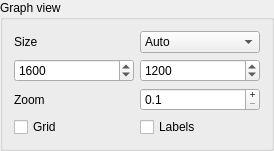
         <widget class="QGroupBox" name="groupBox_view">
          <property name="title">
           <string>Graph view</string>
          </property>
          <layout class="QGridLayout" name="gridLayout_13">
           <item row="0" column="0">
            <widget class="QLabel" name="label_size">
             <property name="minimumSize">
              <size>
               <width>100</width>
               <height>0</height>
              </size>
             </property>
             <property name="text">
              <string>Size</string>
             </property>
            </widget>
           </item>
           <item row="0" column="1">
            <widget class="QComboBox" name="comboBox_size">
             <property name="sizePolicy">
              <sizepolicy hsizetype="Fixed" vsizetype="Fixed">
               <horstretch>0</horstretch>
               <verstretch>0</verstretch>
              </sizepolicy>
             </property>
             <property name="minimumSize">
              <size>
               <width>120</width>
               <height>0</height>
              </size>
             </property>
             <property name="maximumSize">
              <size>
               <width>120</width>
               <height>16777215</height>
              </size>
             </property>
             <property name="currentIndex">
              <number>0</number>
             </property>
             <item>
              <property name="text">
               <string>Auto</string>
              </property>
             </item>
             <item>
              <property name="text">
               <string>360×270</string>
              </property>
             </item>
             <item>
              <property name="text">
               <string>480×360</string>
              </property>
             </item>
             <item>
              <property name="text">
               <string>640×480</string>
              </property>
             </item>
             <item>
              <property name="text">
               <string>800×600</string>
              </property>
             </item>
             <item>
              <property name="text">
               <string>1024×768</string>
              </property>
             </item>
             <item>
              <property name="text">
               <string>Custom</string>
              </property>
             </item>
            </widget>
           </item>
           <item row="1" column="0">
            <widget class="QSpinBox" name="spinBox_width">
             <property name="sizePolicy">
              <sizepolicy hsizetype="Fixed" vsizetype="Fixed">
               <horstretch>0</horstretch>
               <verstretch>0</verstretch>
              </sizepolicy>
             </property>
             <property name="minimumSize">
              <size>
               <width>120</width>
               <height>0</height>
              </size>
             </property>
             <property name="accelerated">
              <bool>true</bool>
             </property>
             <property name="minimum">
              <number>1</number>
             </property>
             <property name="maximum">
              <number>10000</number>
             </property>
             <property name="value">
              <number>1600</number>
             </property>
            </widget>
           </item>
           <item row="1" column="1">
            <widget class="QSpinBox" name="spinBox_height">
             <property name="sizePolicy">
              <sizepolicy hsizetype="Fixed" vsizetype="Fixed">
               <horstretch>0</horstretch>
               <verstretch>0</verstretch>
              </sizepolicy>
             </property>
             <property name="minimumSize">
              <size>
               <width>120</width>
               <height>0</height>
              </size>
             </property>
             <property name="accelerated">
              <bool>true</bool>
             </property>
             <property name="minimum">
              <number>1</number>
             </property>
             <property name="maximum">
              <number>10000</number>
             </property>
             <property name="value">
              <number>1200</number>
             </property>
            </widget>
           </item>
           <item row="2" column="0">
            <widget class="QLabel" name="label_zoom">
             <property name="minimumSize">
              <size>
               <width>100</width>
               <height>0</height>
              </size>
             </property>
             <property name="text">
              <string>Zoom</string>
             </property>
            </widget>
           </item>
           <item row="2" column="1">
            <widget class="QDoubleSpinBox" name="doubleSpinBox_zoom">
             <property name="sizePolicy">
              <sizepolicy hsizetype="Fixed" vsizetype="Fixed">
               <horstretch>0</horstretch>
               <verstretch>0</verstretch>
              </sizepolicy>
             </property>
             <property name="minimumSize">
              <size>
               <width>120</width>
               <height>0</height>
              </size>
             </property>
             <property name="buttonSymbols">
              <enum>QAbstractSpinBox::PlusMinus</enum>
             </property>
             <property name="accelerated">
              <bool>true</bool>
             </property>
             <property name="decimals">
              <number>1</number>
             </property>
             <property name="minimum">
              <double>0.100000000000000</double>
             </property>
             <property name="maximum">
              <double>10.000000000000000</double>
             </property>
             <property name="singleStep">
              <double>0.100000000000000</double>
             </property>
             <property name="stepType">
              <enum>QAbstractSpinBox::AdaptiveDecimalStepType</enum>
             </property>
            </widget>
           </item>
           <item row="3" column="0">
            <widget class="QCheckBox" name="checkBox_grid">
             <property name="sizePolicy">
              <sizepolicy hsizetype="Preferred" vsizetype="Fixed">
               <horstretch>0</horstretch>
               <verstretch>0</verstretch>
              </sizepolicy>
             </property>
             <property name="minimumSize">
              <size>
               <width>100</width>
               <height>0</height>
              </size>
             </property>
             <property name="text">
              <string>Grid</string>
             </property>
            </widget>
           </item>
           <item row="3" column="1">
            <widget class="QCheckBox" name="checkBox_labels">
             <property name="sizePolicy">
              <sizepolicy hsizetype="Preferred" vsizetype="Fixed">
               <horstretch>0</horstretch>
               <verstretch>0</verstretch>
              </sizepolicy>
             </property>
             <property name="minimumSize">
              <size>
               <width>100</width>
               <height>0</height>
              </size>
             </property>
             <property name="text">
              <string>Labels</string>
             </property>
            </widget>
           </item>
          </layout>
         </widget>
